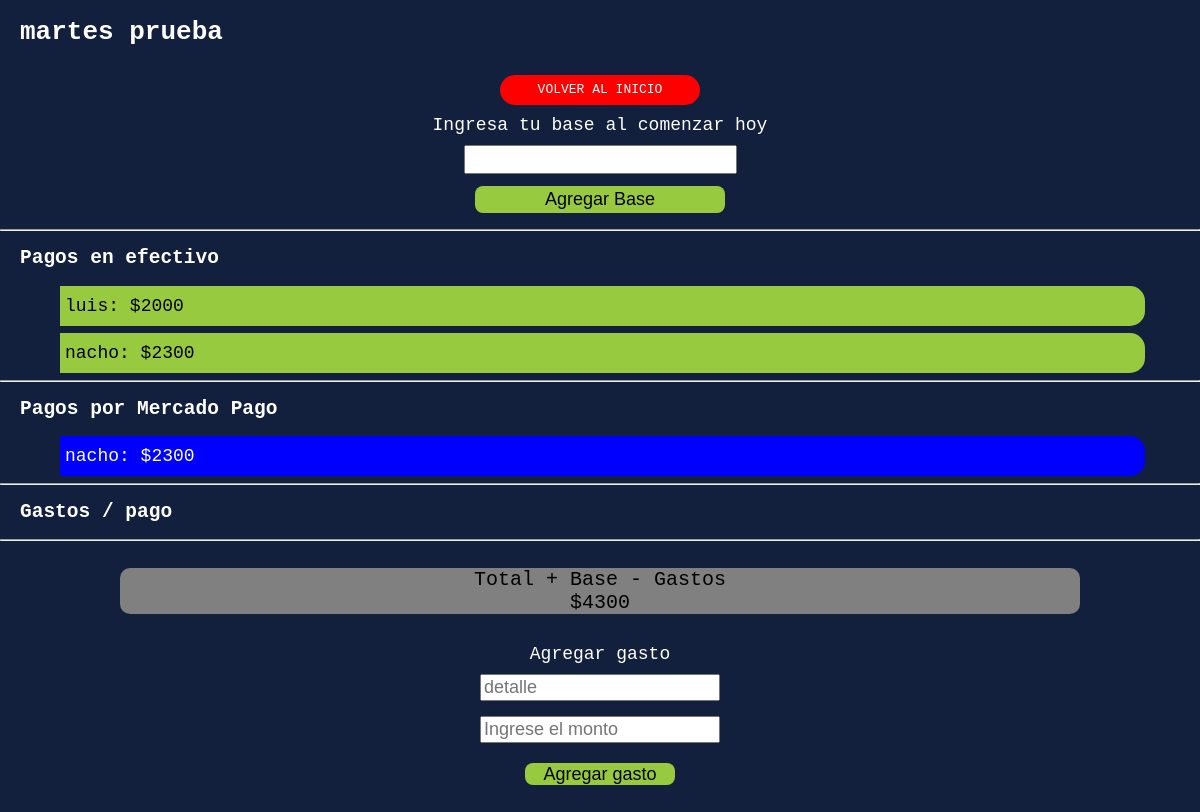
The page /views/informeDiario.php?idCobrador=2&fecha=martes prueba on the database its author committed.
### tables this page shows
CREATE TABLE `cobros` (
  `id` int(11) NOT NULL,
  `fecha` varchar(100) NOT NULL,
  `nombre` varchar(100) NOT NULL,
  `valorCuota` int(11) NOT NULL,
  `forma` varchar(100) NOT NULL,
  `id_cobrador` int(11) NOT NULL
);

### views/informeDiario.php (the view, shortened to what this page needs)
<!DOCTYPE html>
<html lang="en">
<head>
    <link rel="stylesheet" href="../styles/style.css">
</head>
<body>
    <?php
    $fecha = $_GET['fecha'];
    $cobradorId = $_GET['idCobrador'];
    $baseDiaria = 0;
?>
    <h1 style="color:white; margin-left:20px;"><?php echo $fecha ?></h1>
    <div class="informe">
        <a style="background-color: red;" href="../index.php">VOLVER AL INICIO</a>
    </div>
    <?php
        include_once "../controllers/conexion.php";
        $queryDia = "SELECT base FROM bases WHERE cobrador_id='$cobradorId' and fecha='$fecha';";
        $resDia = mysqli_query($conexion, $queryDia);
        $rowDia = mysqli_fetch_assoc($resDia);
        if($rowDia['base']){
            $baseDiaria=$rowDia['base'];
            ?>
            <div style="display:flex; justify-content:center; align-items:center">
                <h2 style="margin:0; font-size:24px; color:white">Base : $ <?php echo $rowDia['base'] ?></h2>
            </div>
        <?php }else{?>
            <form action="../controllers/baseFecha.php" class="new-comentarios" method="POST">
                <label for="" style="margin:0; margin-bottom:10px">Ingresa tu base al comenzar hoy</label>
                <input type="number" name="base" style="font-size:20px; text-align:center;">
                <button onclick="return ConfirmaBase()" class="boton-comentario" type="submit" style="margin-top:12px;margin-bottom:10px; width:250px; line-height:25px">
                    Agregar Base
                </button>
            </form>
        <?php } ?>
    <hr>
    <h2 style="color:white; margin-left:20px">Pagos en efectivo</h2>
    <?php
    include_once "../controllers/conexion.php";
    $efectivo = 'efectivo';
    $total = $baseDiaria;
    $idCobrador = $_GET['idCobrador'];
    $query = "SELECT * FROM cobros WHERE id_cobrador='$idCobrador' and fecha='$fecha' and forma='$efectivo' ;";
    $res = mysqli_query($conexion, $query);
    while($row = mysqli_fetch_assoc($res)){
        $total = $total + $row['valorCuota'];
    ?>
    <p href="" class="informe-dia" style="padding-left: 5px; margin-bottom:7px !important;margin-top:7px !important;">
        <?php echo $row['nombre'] . ':  $'.$row['valorCuota'] ?>
    </p>
    <?php
    }
    ?>
    <hr>
    <h2 style="color:white; margin-left:20px">Pagos por Mercado Pago</h2>
    <?php
    include_once "../controllers/conexion.php";
    $mercadoPago = 'mercadoPago';
    $idCobrador = $_GET['idCobrador'];
    $queryMp = "SELECT * FROM cobros WHERE id_cobrador='$idCobrador' and fecha='$fecha' and forma='$mercadoPago' ;";
    $resMp = mysqli_query($conexion, $queryMp);
    while($rowMp = mysqli_fetch_assoc($resMp)){
    ?>
    <p href="" class="informe-dia" style="padding-left: 5px; margin-bottom:7px !important;margin-top:7px !important;color:white;background-color:blue;">
        <?php echo $rowMp['nombre'] . ':  $'.$rowMp['valorCuota'] ?>
    </p>
    <?php
    }
    ?>
    <hr>
    <h2 style="color:white; margin-left:20px">Gastos / pago</h2>
    <hr>
    <div style="width:100%; display:flex; justify-content:center; align-items:center; flex-direction:column;">
        <div style="width:80%; background-color:gray; color:black; text-align:center; font-size:20px; border-radius:10px; margin-top:20px">
            <p style="margin:0">Total + Base - Gastos</p>
            <p style="margin:0">$<?php echo $total ?></p>
        </div>
    </div>
    <form method="POST" class="new-comentarios" action="../controllers/agregarGasto.php">
        <label for="" style="margin-top:30px;">Agregar gasto</label>
        <input type="text" name="comentario" style="font-size:18px" placeholder="detalle">
        <br>
        <input type="number" name="monto" style="font-size:18px" placeholder="Ingrese el monto">
        <button onclick="return ConfirmaBorrarComentario()" class="boton-comentario" type="submit" style="margin-top:20px;">
            Agregar gasto
        </button>
    </form>
</body>
</html>

### styles/style.css (style rules this page uses)
body { margin: 0; padding: 0; font-family: monospace; background-color: #121f3d; }
a { text-decoration: none !important; display: flex; justify-content: center; align-items: center; }
label { color: white; }
.new-comentarios { display: flex; justify-content: center; align-items: center; flex-direction: column; }
.new-comentarios label { font-size: 18px !important; margin-top: 40px; margin-bottom: 10px; }
.boton-comentario { width: 150px; line-height: 20px; font-size: 18px; margin-top: 10px; margin-bottom: 50px; border: none; border-radius: 8px; background-color: #98ca3f; }
.informe { display: flex; justify-content: center; align-items: center; width: 100%; }
.informe a { line-height: 30px; width: 200px; background-color: rgb(0, 0, 255); color: white; border-radius: 20px; margin-top: 10px; margin-bottom: 10px; }
.informe-dia { background-color: #98ca3f; line-height: 40px; font-size: 18px; color: black; width: 90%; margin-left: 5%; border-bottom-right-radius:15px; border-top-right-radius:15px; margin-bottom: 15px; }

### rows shown on the page
cobros: nombre "luis", valorCuota "2000"
cobros: nombre "nacho", valorCuota "2300"
cobros: nombre "nacho", valorCuota "2300"

### other values the page prints
$fecha "martes prueba"
$total "4300"
